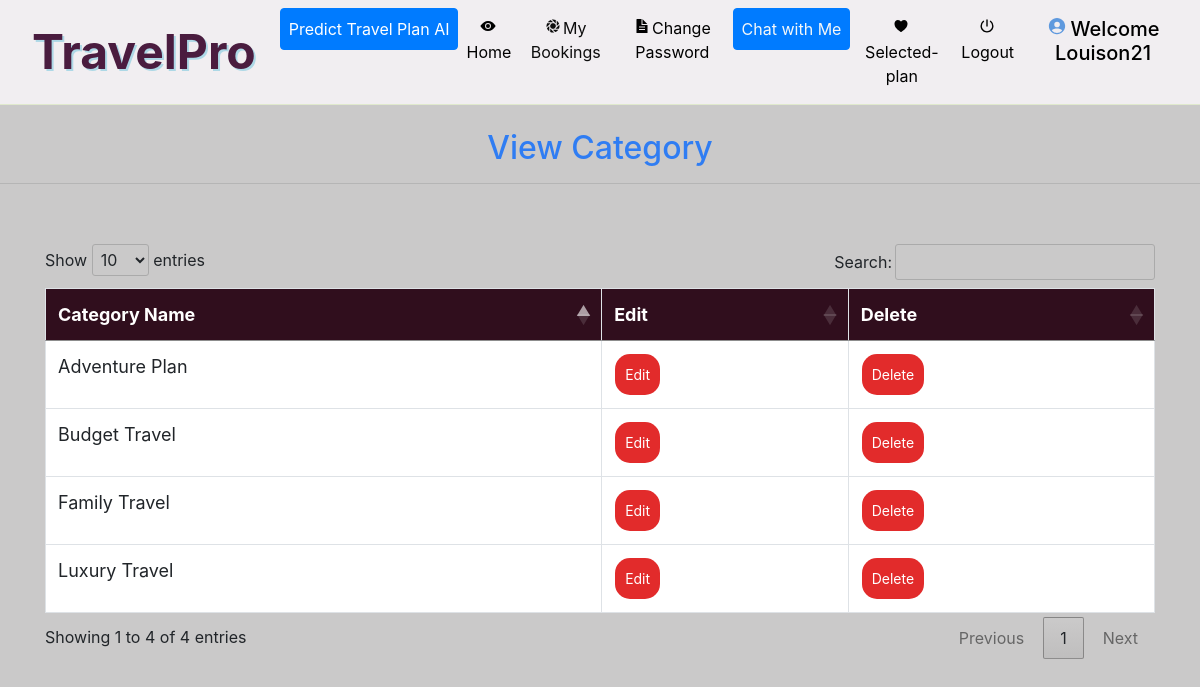
Screenshot of /view_categary/ (signed in) with the database file from the repository.
### grocery/models.py (models this page shows, shortened)
class Category(models.Model):
    name = models.CharField(max_length=30, null=True)

### grocery/views.py (the view)
# urls.py: path('view_categary/', View_Categary, name='view_categary'),
def View_Categary(request):
    if not request.user.is_authenticated:
        return redirect('login_admin')
    pro = Category.objects.all()
    d = {'pro': pro}
    return render(request, 'view_category.html', d)

### grocery/templates/view_category.html (shortened to what this page needs)
{% extends 'navigation.html' %}
{% block body %}
<center><h2 style="color:rgba(0, 102, 255, 0.769);margin-top:2%">View Category</h2></center><hr>
<div class="container" style="margin-top:5%">
<table class="table table-bordered" id="myTable">
  <thead>
  <tr>
    <th>Category Name</th>
      <th>Edit</th>
    <th>Delete</th>
  </tr>
  </thead>
   <tbody>
    {% for i in pro %}
  <tr>
    <td>{{i.name}}</td>
    <td><a href="{% url 'edit_category' i.id %}" ><button class="button button1 btn-success">Edit</button></a></td>
  <td><a href="{% url 'delete_category' i.id %}" onclick="return confirm('Are you sure?')"><button class="button button1 btn-danger">Delete</button></a></td>
  </tr>
    {% endfor %}
    </tbody>
</table>
 </div>
{% endblock %}

### grocery/templates/navigation.html (shortened to what this page needs)
<!DOCTYPE html>
<html lang="en">
<head>
    {% load static %}
    <link rel="stylesheet" href="https://maxcdn.bootstrapcdn.com/bootstrap/4.0.0/css/bootstrap.min.css">
    <link rel="stylesheet" href="//cdn.datatables.net/1.10.19/css/jquery.dataTables.min.css">
    <link rel="stylesheet" href="https://cdnjs.cloudflare.com/ajax/libs/font-awesome/4.7.0/css/font-awesome.min.css">
</head>
<body style="background-color:rgb(202, 201, 201)">
<nav class="navbar navbar-expand-sm" style="background-color : #f1eef1 ; border-bottom:1px solid #e0e9cd">
    <a class="navbar-brand pl-3" href="#" style="color: rgb(74, 28, 63); font-weight: bold; font-size: 3rem; text-shadow: 2px 2px lightblue;">TravelPro</a>
    <div class="collapse navbar-collapse" id="collapsibleNavbar">
        <ul class="navbar-nav pl-2 text-center">
            {% if request.user.username %}
                {% if not request.user.is_staff %}
                <li class="nav-item">
                    <a class="nav-link btn btn-primary" href="https://intelligenttravelplanningsystem.streamlit.app/" style="color: rgb(255, 255, 255);" target="_blank">
                       </ion-icon> Predict Travel Plan AI
                    </a>
                </li>
                <li class="nav-item">
                    <a class="nav-link" href="{% url 'view_product' 0 %}" style="color:rgb(0, 0, 0)"><ion-icon style="margin-right:2px" name="eye"></ion-icon>Home</a>
                </li>
                <li class="nav-item">
                    <a class="nav-link" href="{% url 'view_booking' %}" style="color:rgb(13, 13, 13)"><ion-icon style="margin-right:2px" name="aperture"></ion-icon>My Bookings</a>
                </li>
                <li class="nav-item">
                    <a class="nav-link" href="{% url 'change_password' %}" style="color:rgb(1, 1, 1)"><ion-icon style="margin-right:2px" name="document-text-sharp"></ion-icon>Change Password</a>
                </li>
                {% endif %}
                {% if not request.user.is_staff %}
                    <li class="nav-item">
                        <a class="nav-link btn btn-primary" href="{% url 'chatbot' %}" style="color:rgb(244, 247, 248)">
                            </ion-icon>Chat with Me
                        </a>
                    </li>
                        <a class="nav-link" href="{% url 'cart' %}" style="color:rgb(1, 1, 1)">
                            <ion-icon style="margin-right:2px" name="heart"></ion-icon>Selected-plan
                        </a>
                {% endif %}
                <li class="nav-item">
                    <a class="nav-link" href="{% url 'logout' %}" style="color:rgb(0, 0, 0)"><ion-icon style="margin-right:1px" name="power-sharp"></ion-icon>Logout</a>
                </li>
                {% if not request.user.is_staff %}
                <li class="nav-item">
                    <a href="{% url 'profile' %}"><h5 class="nav-link" style="color:#000000 ; text-transform : capitalize"><ion-icon style="margin-right:4px;color:#5e99de" name="person-circle-sharp"></ion-icon>Welcome {{request.user.username}}</h5>
                    </a>
                </li>
                {% endif %}
            {% endif %}
        </ul>
    </div>
</nav>
{% block body %}
{% endblock %}
</body>
</html>

### grocery/templates/navigation.html (style rules this page uses)
* { box-sizing: border-box; }
#myTable { border-collapse: collapse; width: 100%; border: 1px solid #ddd; font-size: 18px; }
#myTable th { text-align: left; padding: 12px; background-color: rgb(48, 14, 29); color: white; }
#myTable td { text-align: left; padding: 12px; background-color: white; }
#myTable tr { border-bottom: 1px solid #ddd; }
.button { background-color: rgb(226, 43, 43); border: none; color: white; padding: 10px; text-align: center; text-decoration: none; display: inline-block; font-size: 14px; margin: 1px 1px; cursor: pointer; }
.button1 { border-radius: 15px; }
.navbar-brand { text-shadow: 1px 1px lightblue; }

### rows the page displays
Category: name "Luxury Travel"
Category: name "Budget Travel"
Category: name "Family Travel"
Category: name "Adventure Plan"

### other values shown
{{ request.user.username }} "Louison21"
